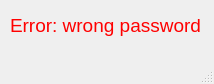
<?xml version="1.0" encoding="UTF-8"?>
<ui version="4.0">
 <class>MainWindow</class>
 <widget class="QMainWindow" name="MainWindow">
  <property name="geometry">
   <rect>
    <x>0</x>
    <y>0</y>
    <width>214</width>
    <height>84</height>
   </rect>
  </property>
  <property name="windowTitle">
   <string>MainWindow</string>
  </property>
  <widget class="QWidget" name="centralwidget">
   <widget class="QLabel" name="label">
    <property name="geometry">
     <rect>
      <x>10</x>
      <y>10</y>
      <width>201</width>
      <height>31</height>
     </rect>
    </property>
    <property name="text">
     <string>&lt;html&gt;&lt;head/&gt;&lt;body&gt;&lt;p&gt;&lt;span style=&quot; font-size:14pt; color:#ff0000;&quot;&gt;Error: wrong password&lt;/span&gt;&lt;/p&gt;&lt;/body&gt;&lt;/html&gt;</string>
    </property>
   </widget>
  </widget>
  <widget class="QMenuBar" name="menubar">
   <property name="geometry">
    <rect>
     <x>0</x>
     <y>0</y>
     <width>214</width>
     <height>21</height>
    </rect>
   </property>
  </widget>
  <widget class="QStatusBar" name="statusbar"/>
 </widget>
 <resources/>
 <connections/>
</ui>
